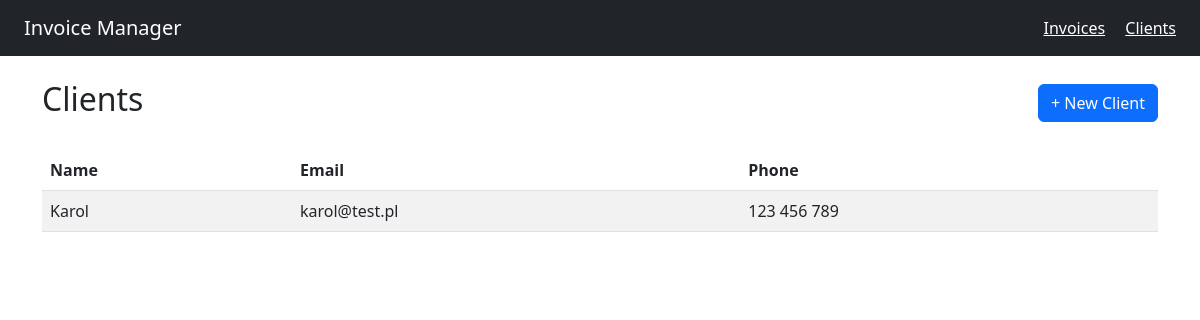
Before: /clients/ with the older database file.
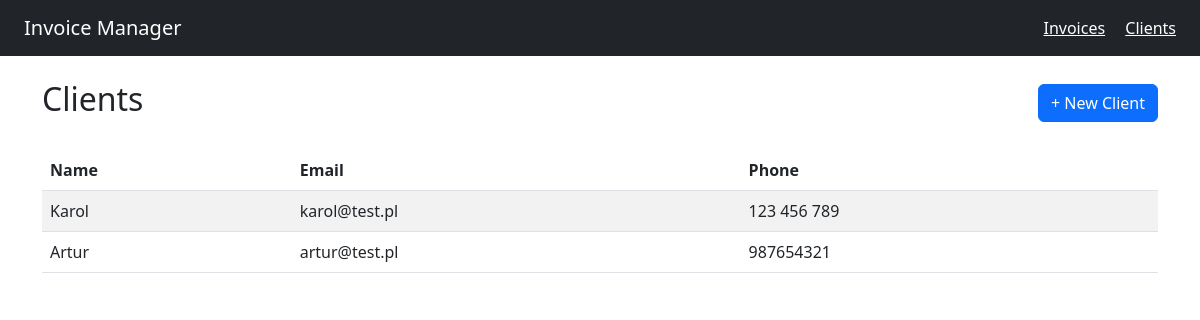
After: the same page with the newer database file.
### invoices/models.py (models this page shows, shortened)
class Client(models.Model):
    name = models.CharField(max_length=200)
    email = models.EmailField()
    phone = models.CharField(max_length=20, blank=True)
    address = models.CharField(max_length=20, blank=True)
    created_at = models.DateTimeField(auto_now_add=True)

### invoices/views.py (the view)
# urls.py: path('clients/', views.client_list, name='client_list'),  # lista klientów
def client_list(request):
    clients = Client.objects.all()
    return render(request, 'invoices/client_list.html', {'clients': clients})

### invoices/templates/invoices/client_list.html
{% extends 'invoices/base.html' %}
{% block content %}
<div class="d-flex justify-content-between align-items-center mb-4">
    <h2>Clients</h2>
    <a href="/clients/create/" class="btn btn-primary">+ New Client</a>
</div>
<table class="table table-striped">
    <thead>
        <tr>
            <th>Name</th>
            <th>Email</th>
            <th>Phone</th>
        </tr>
    </thead>
    <tbody>
        {% for client in clients %}
        <tr>
            <td>{{ client.name }}</td>
            <td>{{ client.email }}</td>
            <td>{{ client.phone }}</td>
        </tr>
        {% empty %}
        <tr>
            <td colspan="3" class="text-center">No clients found</td>
        </tr>
        {% endfor %}
    </tbody>
</table>
{% endblock %}

### invoices/templates/invoices/base.html (shortened to what this page needs)
<!DOCTYPE html>
<html lang="en">
<head>
    <link href="https://cdn.jsdelivr.net/npm/bootstrap@5.3.0/dist/css/bootstrap.min.css" rel="stylesheet">
</head>
<body>
    <nav class="navbar navbar-dark bg-dark px-4">
        <a class="navbar-brand" href="#">Invoice Manager</a>
        <div>
            <a class="text-white me-3" href="/invoices/">Invoices</a>
            <a class="text-white" href="/clients/">Clients</a>
        </div>
    </nav>
    <div class="container mt-4">
        {% block content %}{% endblock %}
    </div>
</body>
</html>

Changed rows visible on the page:
added Client: name "Artur", email "artur@test.pl", phone "987654321"
